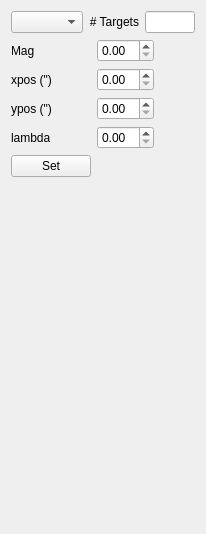
    <widget class="QWidget" name="tab_5">
     <attribute name="title">
      <string>Target</string>
     </attribute>
     <layout class="QVBoxLayout" name="verticalLayout_17">
      <item>
       <layout class="QHBoxLayout" name="horizontalLayout_12">
        <property name="sizeConstraint">
         <enum>QLayout::SetDefaultConstraint</enum>
        </property>
        <item>
         <widget class="QComboBox" name="comboBox_18"/>
        </item>
        <item>
         <widget class="QLabel" name="label_57">
          <property name="text">
           <string># Targets</string>
          </property>
          <property name="alignment">
           <set>Qt::AlignRight|Qt::AlignTrailing|Qt::AlignVCenter</set>
          </property>
         </widget>
        </item>
        <item>
         <widget class="QLineEdit" name="lineEdit_5">
          <property name="maximumSize">
           <size>
            <width>50</width>
            <height>16777215</height>
           </size>
          </property>
          <property name="readOnly">
           <bool>true</bool>
          </property>
         </widget>
        </item>
       </layout>
      </item>
      <item>
       <layout class="QHBoxLayout" name="horizontalLayout_11">
        <item>
         <layout class="QGridLayout" name="gridLayout_9">
          <item row="1" column="0">
           <widget class="QLabel" name="label_54">
            <property name="text">
             <string>xpos (&quot;)</string>
            </property>
           </widget>
          </item>
          <item row="3" column="0">
           <widget class="QLabel" name="label_56">
            <property name="text">
             <string>lambda</string>
            </property>
           </widget>
          </item>
          <item row="4" column="0">
           <widget class="QPushButton" name="pushButton_18">
            <property name="text">
             <string>Set</string>
            </property>
           </widget>
          </item>
          <item row="2" column="0">
           <widget class="QLabel" name="label_55">
            <property name="text">
             <string>ypos (&quot;)</string>
            </property>
           </widget>
          </item>
          <item row="0" column="0">
           <widget class="QLabel" name="label_53">
            <property name="text">
             <string>Mag</string>
            </property>
           </widget>
          </item>
          <item row="0" column="1">
           <widget class="QDoubleSpinBox" name="doubleSpinBox_36"/>
          </item>
          <item row="1" column="1">
           <widget class="QDoubleSpinBox" name="doubleSpinBox_37"/>
          </item>
          <item row="2" column="1">
           <widget class="QDoubleSpinBox" name="doubleSpinBox_39"/>
          </item>
          <item row="3" column="1">
           <widget class="QDoubleSpinBox" name="doubleSpinBox_38"/>
          </item>
         </layout>
        </item>
        <item>
         <spacer name="horizontalSpacer">
          <property name="orientation">
           <enum>Qt::Horizontal</enum>
          </property>
          <property name="sizeHint" stdset="0">
           <size>
            <width>40</width>
            <height>20</height>
           </size>
          </property>
         </spacer>
        </item>
       </layout>
      </item>
      <item>
       <spacer name="verticalSpacer_2">
        <property name="orientation">
         <enum>Qt::Vertical</enum>
        </property>
        <property name="sizeType">
         <enum>QSizePolicy::Expanding</enum>
        </property>
        <property name="sizeHint" stdset="0">
         <size>
          <width>20</width>
          <height>40</height>
         </size>
        </property>
       </spacer>
      </item>
      <item>
       <widget class="MatplotlibWidget" name="window1_5" native="true">
        <property name="minimumSize">
         <size>
          <width>0</width>
          <height>300</height>
         </size>
        </property>
       </widget>
      </item>
     </layout>
    </widget>
